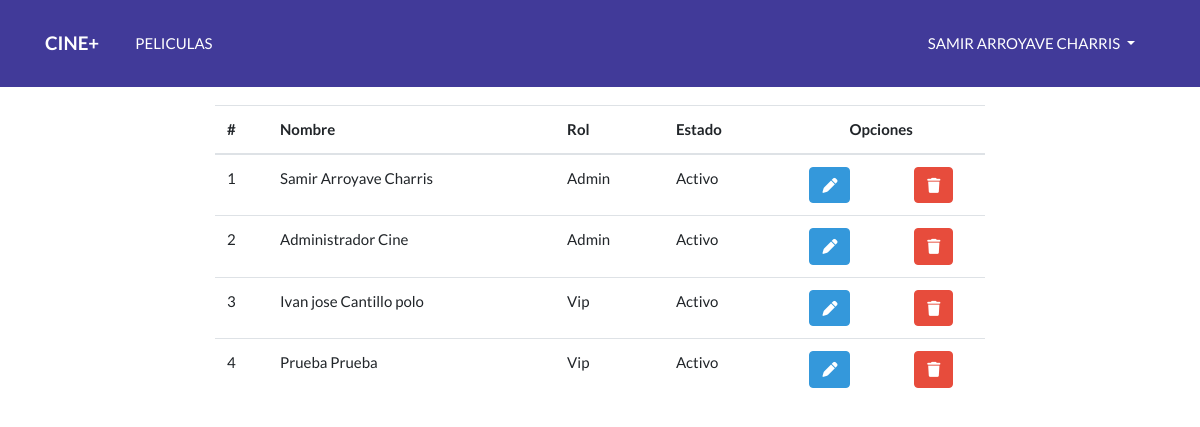
The app's page /user/lista (signed in) with its own data.
### tables this page shows
CREATE TABLE `usuarios` (
  `id` int(11) NOT NULL,
  `nombre` varchar(199) NOT NULL,
  `apellido` varchar(199) NOT NULL,
  `telefono` varchar(199) NOT NULL,
  `email` varchar(199) NOT NULL,
  `password` varchar(199) NOT NULL,
  `tarjeta` varchar(11) DEFAULT NULL,
  `fecha_nacimiento` varchar(100) DEFAULT NULL,
  `fk_rol` int(11) NOT NULL,
  `fk_estado` int(11) NOT NULL
);

CREATE TABLE `roles` (
  `id` int(11) NOT NULL,
  `rol` varchar(25) NOT NULL
);

### config/Conexion.php (called while the page is built)
<?php
class Conexion{
    public static function Conectar() {
        include __DIR__ . "/Datos.php";
        $datos = $CONEXION['desarrollo'];
        $con = 'mysql:host=' . $datos['host'];
        $con .= ';dbname=' . $datos['db'];
        try {
            $conexion = new PDO($con, $datos['user'], $datos['pass']);
            $conexion->setAttribute(PDO::ATTR_ERRMODE, PDO::ERRMODE_EXCEPTION);
            $conexion->exec("SET CHARACTER SET UTF8");
        } catch (Exception $e) {
            echo "<b> Hubo un error </b>";
        }
        return $conexion;
    }
}

### models/UserModel.php (called while the page is built, shortened)
<?php
    require_once ('config/Conexion.php');
    class UserModel {
        private $conexion;
        public function __construct(){
            $this->conexion = Conexion::Conectar();
        }
        public function getAll() {
            $sqlGetAll = "SELECT usuarios.*, roles.rol FROM usuarios INNER JOIN roles ON usuarios.fk_rol = roles.id ORDER BY usuarios.fk_rol ";
            $getAll = $this->conexion->prepare( $sqlGetAll );
            $getAll->execute();
            return $getAll;
        }
    }

### views/lista_usuarios.php (the view, shortened to what this page needs)
<!DOCTYPE html>
<html lang="es">
<head>
    <?php require_once('partials/_styles.php') ?>
</head>
<body>
    <?php require_once('partials/_navbar.php') ?>
    <div class="container-fluid container-top mb-4">
        <div class="row">
            <div class="col-12 col-md-8 col-lg-8 col-xl-8 mx-auto">
                <table class="table table-border">
                    <thead>
                        <tr>
                            <th> # </th>
                            <th> Nombre </th>
                            <th> Rol </th>
                            <th> Estado </th>
                            <th colspan="2" class="text-center"> Opciones </th>
                        </tr>
                    </thead>
                    <tbody>
                        <?php $i = 1;
                        foreach ($resUsers as $user) : ?>
                            <tr>
                                <td> <?= $i++; ?> </td>
                                <td> <?= $user['nombre'] . " " . $user['apellido'] ?> </td>
                                <td> <?= $user['rol'] ?> </td>
                                <td> <?= ($user['fk_estado'] == 1) ? 'Activo' : 'Inactivo' ?> </td>
                                <td class="text-center">
                                    <form action="<?= URL_BASE ?>user/editar" method="POST">
                                        <button type="submit" class="btn btn-info"> <i class="fas fa-pen"></i> </button>
                                    </form>
                                </td>
                                <td class="text-center">
                                    <button class="btn btn-danger" onclick="deleteUser( <?= $user['id'] ?>, '<?= URL_BASE ?>' )" data-toggle="modal" data-target="#modal<?= $user['id'] ?>"> <i class="fas fa-trash"></i> </button>
                                </td>
                            </tr>
                        <?php endforeach; ?>
                    </tbody>
                </table>
            </div>
        </div>
    </div>
</body>
</html>

### index.php (shortened to what this page needs)
<?php
    if(isset($_GET['controller'])){
        $class_name = $_GET['controller'] . "Controller";
    }else {
        $class_name = null;
    }
    if( isset( $_GET['method'] ) ){
        $method_name = $_GET['method'];
    }else {
        $method_name = null;
    }
    if (class_exists( $class_name )) {
        if(method_exists($class_name, $method_name)){
            $obj = new $class_name();
            $obj->$method_name();
        }
    }

### controllers/UserController.php (shortened to what this page needs)
<?php
    require_once ('models/UserModel.php');
    class UserController {
        public function lista(){
            if (!isset( $_SESSION['usuario']['id'] )  || $_SESSION['usuario']['rol'] != 1) {
                header('Location: '. URL_BASE .'inicio/');
            }else{
                $objUser = new UserModel();
                $resUsers = $objUser->getAll();
                require_once ('views/lista_usuarios.php');
            }
        }
    }

### views/partials/_styles.php (shortened to what this page needs)
<link rel="stylesheet" href="https://bootswatch.com/4/flatly/bootstrap.css">
<link rel="stylesheet" href="../public/css/main.css">

### views/partials/_navbar.php (shortened to what this page needs)
<nav class="navbar navbar-expand-lg navbar-dark bg-header text-uppercase fixed-top">
  <div class="container">
    <a class="navbar-brand js-scroll-trigger font-weight-bold" href="<?= URL_BASE . 'inicio/' ?>"> Cine+</a>
    <div class="collapse navbar-collapse" id="navbarResponsive">
      <ul class="navbar-nav">
        <li class="nav-item mx-0 mx-lg-1">
          <a class="nav-link py-3 px-0 px-lg-3 rounded js-scroll-trigger" href="<?= URL_BASE . 'inicio/peliculas' ?>">Peliculas</a>
        </li>
      </ul>
      <ul class="navbar-nav ml-auto">
        <?php if (isset($_SESSION['usuario']['id'])) : ?>
          <li class="nav-item mx-0 mx-lg-1 dropdown">
            <a class="nav-link py-3 px-0 px-lg-3 rounded js-scroll-trigger dropdown-toggle" href="#" id="navbarDropdownMenuLink" role="button" data-toggle="dropdown" aria-haspopup="true" aria-expanded="false">
              <?= $_SESSION['usuario']['nombre'] ?>
            </a>
          </li>
        <?php endif; ?>
      </ul>
    </div>
  </div>
</nav>

### public/css/main.css (style rules this page uses)
.container-top { padding-top: 7em; }
.bg-header { background-color: rgb(65, 58, 153); }

### records on screen
usuarios: nombre "Samir", apellido "Arroyave Charris", fk_rol.rol "Admin", shows "Activo"
usuarios: nombre "Administrador", apellido "Cine", fk_rol.rol "Admin", shows "Activo"
usuarios: nombre "Ivan jose", apellido "Cantillo polo", fk_rol.rol "Vip", shows "Activo"
usuarios: nombre "Prueba", apellido "Prueba", fk_rol.rol "Vip", shows "Activo"

### other values on screen
$_SESSION['usuario']['nombre'] "SAMIR ARROYAVE CHARRIS"
